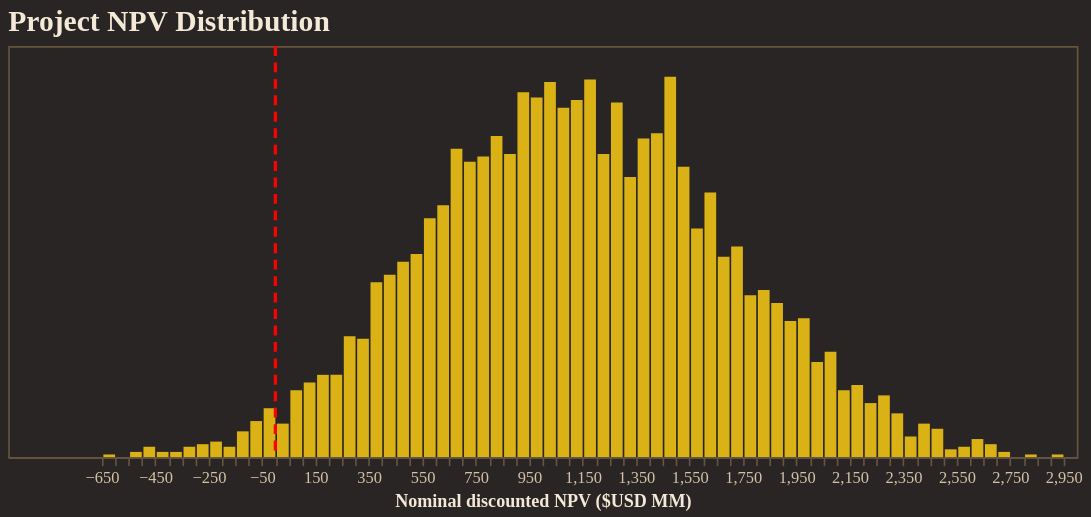

Notebook code for this chart:
### Code cell
from resgo.plotting.tables import npv_USD
import numpy as np
import pandas as pd

npv = npv_USD(
    simpack,
    nominal=True,
    discounted=True,
    success_only=False,
)
npv_usd = npv.to_numpy().ravel()
npv_df = pd.DataFrame({"npv_usd_mm": npv_usd / 1e6})

histogram = (
    alt.Chart(npv_df)
    .mark_bar(color="#FACC15", opacity=0.85)
    .encode(
        x=alt.X(
            "npv_usd_mm:Q",
            bin=alt.Bin(maxbins=100),
            title="Nominal discounted NPV ($USD MM)",
        ),
        y=alt.Y("count():Q", axis=None),
        tooltip=[alt.Tooltip("count():Q", title="Count")],
    )
    .properties(
        width=650,
        height=250,
        title="Project NPV Distribution",
    )
)

break_even = (
    alt.Chart(pd.DataFrame({"npv_usd_mm": [0]}))
    .mark_rule(color="red", strokeDash=[6, 4], strokeWidth=2)
    .encode(x="npv_usd_mm:Q")
)

fig = alt.layer(histogram, break_even)
fig.show()

### Figure 1 — Vega-Lite specification as saved in the notebook (floating-point values rounded to 4 significant figures; data arrays with more than 128 entries replaced by an {"elided": "..."} marker saying what was removed)
{"config": {"background": "#292524", "view": {"fill": "#292524", "stroke": "#665340"}, "title": {"color": "#f4e9d7", "font": "Merriweather", "fontSize": 18, "fontWeight": 600, "subtitleColor": "#d5c2a6", "anchor": "start"}, "axis": {"domainColor": "#665340", "gridColor": "#665340", "tickColor": "#665340", "labelColor": "#d5c2a6", "titleColor": "#f4e9d7", "labelFont": "Merriweather", "titleFont": "Merriweather"}, "legend": {"titleColor": "#f4e9d7", "labelColor": "#d5c2a6", "labelFont": "Merriweather", "titleFont": "Merriweather", "orient": "top-right", "symbolType": "circle"}, "header": {"labelColor": "#d5c2a6", "titleColor": "#f4e9d7", "labelFont": "Merriweather", "titleFont": "Merriweather"}, "mark": {"color": "#c78d3b"}, "line": {"color": "#c78d3b"}, "bar": {"color": "#c78d3b"}, "point": {"color": "#ddb06d"}, "area": {"color": "#c78d3b", "opacity": 0.35}, "text": {"color": "#f4e9d7", "font": "Merriweather"}, "range": {"category": ["#5DA5DA", "#F28E2B", "#59C36A", "#E15759", "#B07AA1", "#4ECDC4", "#FF9DA7", "#EDC948"]}}, "layer": [{"data": {"name": "data-4677b780b326c142e6a7421437534f2b"}, "mark": {"type": "bar", "color": "#FACC15", "opacity": 0.85}, "encoding": {"tooltip": [{"aggregate": "count", "title": "Count", "type": "quantitative"}], "x": {"bin": {"maxbins": 100}, "field": "npv_usd_mm", "title": "Nominal discounted NPV ($USD MM)", "type": "quantitative"}, "y": {"aggregate": "count", "axis": null, "type": "quantitative"}}, "title": "Project NPV Distribution"}, {"data": {"name": "data-83a0ef6621ce3be6c7bd66d40cf7fe67"}, "mark": {"type": "rule", "color": "red", "strokeDash": [6, 4], "strokeWidth": 2}, "encoding": {"x": {"field": "npv_usd_mm", "type": "quantitative"}}}], "height": 250, "width": 650, "$schema": "https://vega.github.io/schema/vega-lite/v5.20.1.json", "datasets": {"data-4677b780b326c142e6a7421437534f2b": {"elided": "4000 records"}, "data-83a0ef6621ce3be6c7bd66d40cf7fe67": [{"npv_usd_mm": 0}]}}
